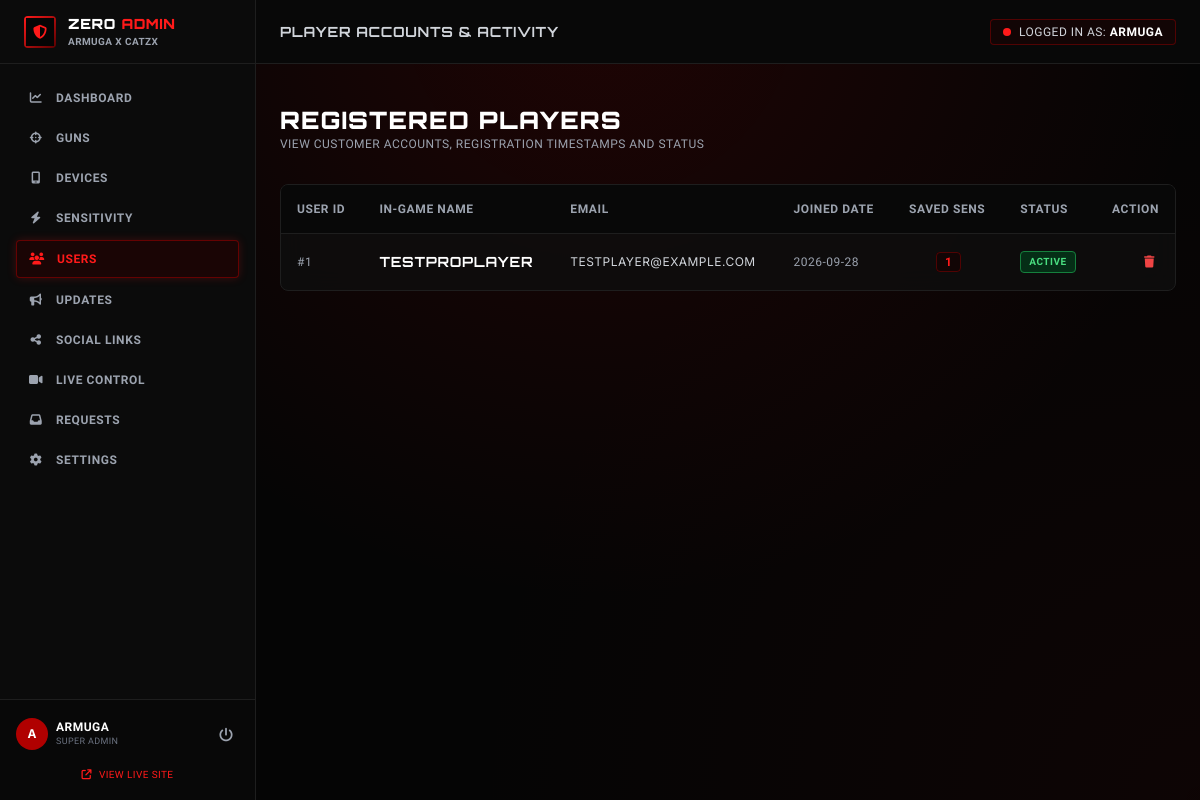
Screenshot of /admin/users (signed in) with the database file from the repository.
### tables this page shows
CREATE TABLE admins (
        id INTEGER PRIMARY KEY AUTOINCREMENT,
        name TEXT NOT NULL,
        email TEXT UNIQUE NOT NULL,
        password_hash TEXT NOT NULL,
        role TEXT DEFAULT 'admin',
        created_at TIMESTAMP DEFAULT CURRENT_TIMESTAMP
    );

CREATE TABLE users (
        id INTEGER PRIMARY KEY AUTOINCREMENT,
        name TEXT NOT NULL,
        email TEXT UNIQUE NOT NULL,
        password_hash TEXT NOT NULL,
        status TEXT DEFAULT 'active',
        created_at TIMESTAMP DEFAULT CURRENT_TIMESTAMP,
        last_login TIMESTAMP
    );

### app.py (the view)
@app.route("/admin/users")
@admin_required
def admin_users():
    conn = get_db()
    cursor = conn.cursor()
    cursor.execute("""
        SELECT u.*, (SELECT COUNT(*) FROM saved_sensitivities WHERE user_id = u.id) as saved_count
        FROM users u
        ORDER BY u.created_at DESC
    """)
    users = cursor.fetchall()
    conn.close()
    return render_template("admin/users.html", users=users)

### app.py (called while the page is built)
@app.context_processor
def inject_globals():
    conn = get_db()
    cursor = conn.cursor()
    cursor.execute("SELECT is_live, stream_url, title FROM live_stream WHERE id = 1")
    live_row = cursor.fetchone()
    conn.close()
    return {
        "current_user": get_current_user(),
        "current_admin": get_current_admin(),
        "live_info": live_row
    }

### auth.py (called while the page is built, shortened)
def admin_required(f):
    @wraps(f)
    def decorated_function(*args, **kwargs):
        if "admin_id" not in session:
            flash("Administrator authentication required.", "danger")
            return redirect(url_for("admin_login", next=request.url))
        return f(*args, **kwargs)
    return decorated_function

def get_current_user():
    return None

def get_current_admin():
    if "admin_id" in session:
        conn = get_db()
        cursor = conn.cursor()
        cursor.execute("SELECT id, name, email, role FROM admins WHERE id = ?", (session["admin_id"],))
        admin = cursor.fetchone()
        conn.close()
        return admin
    return None

### database.py (called while the page is built)
def get_db():
    conn = sqlite3.connect(DB_PATH)
    conn.row_factory = sqlite3.Row
    conn.execute("PRAGMA foreign_keys = ON;")
    return conn

### templates/admin/users.html (shortened to what this page needs)
{% extends "admin/base.html" %}
{% block admin_title %}PLAYER ACCOUNTS & ACTIVITY{% endblock %}
{% block admin_content %}
<div class="space-y-8">
  <div>
    <h1 class="font-heading font-black text-2xl text-white">REGISTERED PLAYERS</h1>
    <p class="text-xs text-gray-400 font-esports">VIEW CUSTOMER ACCOUNTS, REGISTRATION TIMESTAMPS AND STATUS</p>
  </div>
  <div class="glass-card rounded-lg border border-[#1E1E1E] overflow-hidden">
    <div class="overflow-x-auto">
      <table class="w-full text-left text-xs font-esports">
        <thead class="bg-[#080808] border-b border-[#1E1E1E] text-gray-400 uppercase tracking-wider">
          <tr>
            <th class="p-4">USER ID</th>
            <th class="p-4">IN-GAME NAME</th>
            <th class="p-4">EMAIL</th>
            <th class="p-4">JOINED DATE</th>
            <th class="p-4">SAVED SENS</th>
            <th class="p-4">STATUS</th>
            <th class="p-4 text-right">ACTION</th>
          </tr>
        </thead>
        <tbody class="divide-y divide-[#1E1E1E]">
          {% for u in users %}
          <tr class="hover:bg-[#120505] transition">
            <td class="p-4 text-gray-400">#{{ u.id }}</td>
            <td class="p-4 font-heading font-bold text-sm text-white">{{ u.name }}</td>
            <td class="p-4 text-gray-300 font-body">{{ u.email }}</td>
            <td class="p-4 text-gray-400">{{ u.created_at[:10] }}</td>
            <td class="p-4 text-center">
              <span class="bg-[#120505] text-[#FF1A1A] font-bold px-2 py-0.5 rounded border border-[#B00000]/40">
                {{ u.saved_count }}
              </span>
            </td>
            <td class="p-4">
              <form action="{{ url_for('admin_toggle_user_status', id=u.id) }}" method="POST">
                <button type="submit" class="px-2 py-0.5 rounded font-bold uppercase text-[10px] {% if u.status == 'active' %}bg-green-950 text-green-400 border border-green-700{% else %}bg-red-950 text-red-400 border border-red-700{% endif %}">
                  {{ u.status }}
                </button>
              </form>
            </td>
            <td class="p-4 text-right">
              <form action="{{ url_for('admin_delete_user', id=u.id) }}" method="POST" onsubmit="return confirm('Delete this user account?');">
                <button type="submit" class="text-red-500 hover:text-red-300 p-1" title="Delete">
                  <i class="fa-solid fa-trash"></i>
                </button>
              </form>
            </td>
          </tr>
          {% endfor %}
        </tbody>
      </table>
    </div>
  </div>
</div>
{% endblock %}

### templates/admin/base.html (shortened to what this page needs)
<!DOCTYPE html>
<html lang="en" class="dark">
<head>
  <script src="https://cdn.tailwindcss.com"></script>
  <link rel="stylesheet" href="https://cdnjs.cloudflare.com/ajax/libs/font-awesome/6.5.1/css/all.min.css">
  <link rel="stylesheet" href="{{ url_for('static', filename='css/custom.css') }}">
</head>
<body class="bg-[#050505] text-white flex min-h-screen font-body selection:bg-[#B00000] selection:text-white">
  <aside class="w-64 bg-[#0B0B0B] border-r border-[#1E1E1E] flex flex-col justify-between flex-shrink-0 z-30">
    <div>
      <div class="h-16 flex items-center gap-3 px-6 border-b border-[#1E1E1E]">
        <div class="w-8 h-8 rounded bg-gradient-to-br from-[#FF1A1A] to-[#5A0000] p-0.5 flex-shrink-0">
          <div class="w-full h-full bg-[#050505] flex items-center justify-center">
            <i class="fa-solid fa-shield-halved text-[#FF1A1A] text-sm"></i>
          </div>
        </div>
        <div>
          <div class="font-heading font-black text-sm tracking-wider text-white">
            ZERO <span class="text-[#FF1A1A]">ADMIN</span>
          </div>
          <div class="text-[10px] font-esports text-gray-400 font-bold">
            ARMUGA X CATZX
          </div>
        </div>
      </div>
      <nav class="p-4 space-y-1 text-xs font-esports font-bold tracking-wider">
        <a href="{{ url_for('admin_dashboard') }}"
           class="flex items-center gap-3 px-3 py-2.5 rounded transition {% if request.path == '/admin' %}bg-[#1A0505] text-[#FF1A1A] border border-[#B00000]/50 shadow-[0_0_10px_rgba(255,26,26,0.2)]{% else %}text-gray-400 hover:text-white hover:bg-[#120505]{% endif %}">
          <i class="fa-solid fa-chart-line w-4 text-center"></i>
          <span>DASHBOARD</span>
        </a>
        <a href="{{ url_for('admin_guns') }}"
           class="flex items-center gap-3 px-3 py-2.5 rounded transition {% if request.path.startswith('/admin/guns') %}bg-[#1A0505] text-[#FF1A1A] border border-[#B00000]/50 shadow-[0_0_10px_rgba(255,26,26,0.2)]{% else %}text-gray-400 hover:text-white hover:bg-[#120505]{% endif %}">
          <i class="fa-solid fa-crosshairs w-4 text-center"></i>
          <span>GUNS</span>
        </a>
        <a href="{{ url_for('admin_devices') }}"
           class="flex items-center gap-3 px-3 py-2.5 rounded transition {% if request.path.startswith('/admin/devices') %}bg-[#1A0505] text-[#FF1A1A] border border-[#B00000]/50 shadow-[0_0_10px_rgba(255,26,26,0.2)]{% else %}text-gray-400 hover:text-white hover:bg-[#120505]{% endif %}">
          <i class="fa-solid fa-mobile-screen w-4 text-center"></i>
          <span>DEVICES</span>
        </a>
        <a href="{{ url_for('admin_sensitivities') }}"
           class="flex items-center gap-3 px-3 py-2.5 rounded transition {% if request.path.startswith('/admin/sensitivities') %}bg-[#1A0505] text-[#FF1A1A] border border-[#B00000]/50 shadow-[0_0_10px_rgba(255,26,26,0.2)]{% else %}text-gray-400 hover:text-white hover:bg-[#120505]{% endif %}">
          <i class="fa-solid fa-bolt w-4 text-center"></i>
          <span>SENSITIVITY</span>
        </a>
        <a href="{{ url_for('admin_users') }}"
           class="flex items-center gap-3 px-3 py-2.5 rounded transition {% if request.path.startswith('/admin/users') %}bg-[#1A0505] text-[#FF1A1A] border border-[#B00000]/50 shadow-[0_0_10px_rgba(255,26,26,0.2)]{% else %}text-gray-400 hover:text-white hover:bg-[#120505]{% endif %}">
          <i class="fa-solid fa-users w-4 text-center"></i>
          <span>USERS</span>
        </a>
        <a href="{{ url_for('admin_updates') }}"
           class="flex items-center gap-3 px-3 py-2.5 rounded transition {% if request.path.startswith('/admin/updates') %}bg-[#1A0505] text-[#FF1A1A] border border-[#B00000]/50 shadow-[0_0_10px_rgba(255,26,26,0.2)]{% else %}text-gray-400 hover:text-white hover:bg-[#120505]{% endif %}">
          <i class="fa-solid fa-bullhorn w-4 text-center"></i>
          <span>UPDATES</span>
        </a>
        <a href="{{ url_for('admin_social_links') }}"
           class="flex items-center gap-3 px-3 py-2.5 rounded transition {% if request.path.startswith('/admin/social-links') %}bg-[#1A0505] text-[#FF1A1A] border border-[#B00000]/50 shadow-[0_0_10px_rgba(255,26,26,0.2)]{% else %}text-gray-400 hover:text-white hover:bg-[#120505]{% endif %}">
          <i class="fa-solid fa-share-nodes w-4 text-center"></i>
          <span>SOCIAL LINKS</span>
        </a>
        <a href="{{ url_for('admin_live') }}"
           class="flex items-center gap-3 px-3 py-2.5 rounded transition {% if request.path.startswith('/admin/live') %}bg-[#1A0505] text-[#FF1A1A] border border-[#B00000]/50 shadow-[0_0_10px_rgba(255,26,26,0.2)]{% else %}text-gray-400 hover:text-white hover:bg-[#120505]{% endif %}">
          <i class="fa-solid fa-video w-4 text-center"></i>
          <span>LIVE CONTROL</span>
        </a>
        <a href="{{ url_for('admin_requests') }}"
           class="flex items-center gap-3 px-3 py-2.5 rounded transition {% if request.path.startswith('/admin/requests') %}bg-[#1A0505] text-[#FF1A1A] border border-[#B00000]/50 shadow-[0_0_10px_rgba(255,26,26,0.2)]{% else %}text-gray-400 hover:text-white hover:bg-[#120505]{% endif %}">
          <i class="fa-solid fa-inbox w-4 text-center"></i>
          <span>REQUESTS</span>
        </a>
        <a href="{{ url_for('admin_settings') }}"
           class="flex items-center gap-3 px-3 py-2.5 rounded transition {% if request.path.startswith('/admin/settings') %}bg-[#1A0505] text-[#FF1A1A] border border-[#B00000]/50 shadow-[0_0_10px_rgba(255,26,26,0.2)]{% else %}text-gray-400 hover:text-white hover:bg-[#120505]{% endif %}">
          <i class="fa-solid fa-gear w-4 text-center"></i>
          <span>SETTINGS</span>
        </a>
      </nav>
    </div>
    <div class="p-4 border-t border-[#1E1E1E] bg-[#080808]">
      <div class="flex items-center justify-between">
        <div class="flex items-center gap-2">
          <div class="w-8 h-8 rounded-full bg-[#B00000] flex items-center justify-center font-bold text-white text-xs">
            {{ current_admin.name[0]|upper }}
          </div>
          <div>
            <div class="text-xs font-esports font-bold text-white leading-tight">
              {{ current_admin.name }}
            </div>
            <div class="text-[9px] text-gray-500 font-esports">SUPER ADMIN</div>
          </div>
        </div>
        <a href="{{ url_for('admin_logout') }}" title="Logout" class="text-gray-400 hover:text-red-500 p-1.5 transition">
          <i class="fa-solid fa-power-off text-sm"></i>
        </a>
      </div>
      <div class="mt-2 text-center">
        <a href="{{ url_for('index') }}" target="_blank" class="text-[10px] font-esports text-[#FF1A1A] hover:underline">
          <i class="fa-solid fa-arrow-up-right-from-square mr-1"></i> VIEW LIVE SITE
        </a>
      </div>
    </div>
  </aside>
  <div class="flex-1 flex flex-col min-w-0 overflow-y-auto">
    <header class="h-16 bg-[#080808] border-b border-[#1E1E1E] px-6 flex items-center justify-between">
      <div class="flex items-center gap-3">
        <span class="font-heading font-bold text-sm text-gray-300">
          {% block admin_title %}ZERO RECOIL ADMIN PANEL{% endblock %}
        </span>
      </div>
      <div class="flex items-center gap-4 text-xs font-esports">
        <div class="flex items-center gap-2 bg-[#120505] px-3 py-1 rounded border border-[#B00000]/40">
          <span class="w-2 h-2 rounded-full bg-[#FF1A1A] animate-pulse"></span>
          <span class="text-gray-300">LOGGED IN AS: <strong class="text-white">{{ current_admin.name }}</strong></span>
        </div>
      </div>
    </header>
    <div class="px-6 pt-4">
    </div>
    <main class="p-6">
      {% block admin_content %}{% endblock %}
    </main>
  </div>
</body>
</html>

### static/css/custom.css (style rules this page uses)
:root { --bg-primary: #050505; --bg-secondary: #0B0B0B; --bg-card: rgba(15, 15, 15, 0.85); --bg-card-hover: rgba(25, 10, 10, 0.95); --red-dark: #5A0000; --red-crimson: #B00000; --red-bright: #FF1A1A; --red-glow: rgba(255, 26, 26, 0.35); --red-glow-strong: rgba(255, 26, 26, 0.7); --text-white: #FFFFFF; --text-gray: #A8A8A8; --text-muted: #6B7280; --border-dark: #1E1E1E; --border-red: #B00000; --border-red-glow: rgba(255, 26, 26, 0.4); }
* { box-sizing: border-box; }
body { background-color: var(--bg-primary); color: var(--text-white); font-family: 'Inter', sans-serif; overflow-x: hidden; background-image: radial-gradient(circle at 50% 0%, rgba(176, 0, 0, 0.15) 0%, transparent 60%), radial-gradient(circle at 100% 100%, rgba(90, 0, 0, 0.1) 0%, transparent 50%); min-height: 100vh; }
h1, h2, h3, .font-heading { font-family: 'Orbitron', sans-serif; letter-spacing: 0.05em; text-transform: uppercase; }
.font-subheading, .font-esports { font-family: 'Rajdhani', sans-serif; letter-spacing: 0.04em; text-transform: uppercase; }
.glass-card { background: var(--bg-card); backdrop-filter: blur(12px); -webkit-backdrop-filter: blur(12px); border: 1px solid rgba(255, 26, 26, 0.15); transition: all 0.25s ease-in-out; }

### rows the page displays
admins: name "A", name "ARMUGA"
users: id "1", name "TESTPROPLAYER", email "TESTPLAYER@EXAMPLE.COM", created_at "2026-09-28", saved_count "1", status "ACTIVE"
